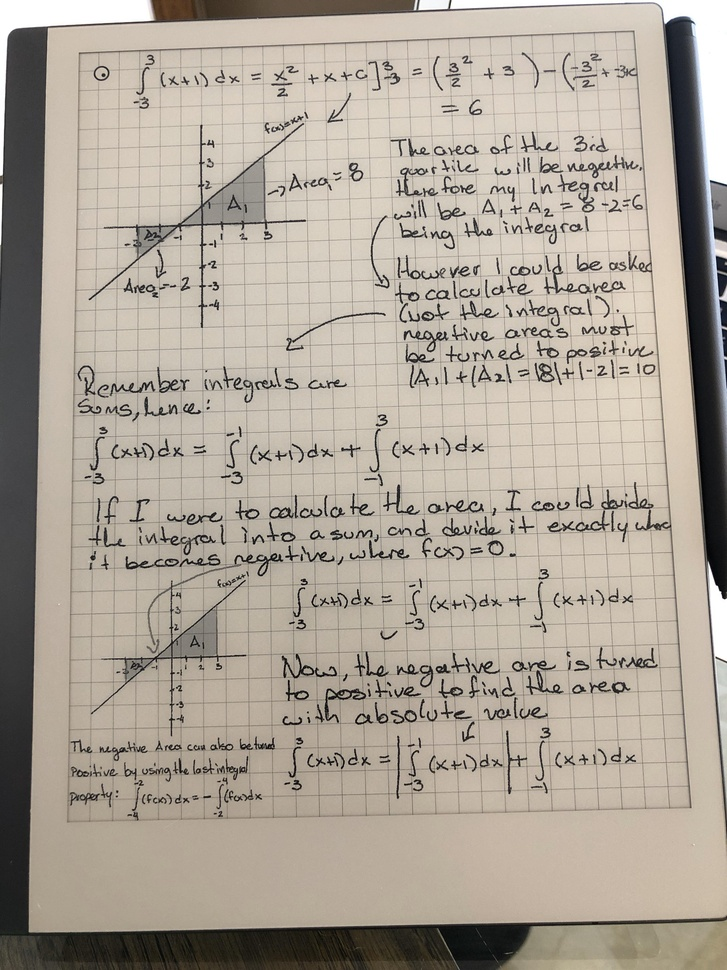
#> input picture images/notes.jpg, 727 x 970 px, shrunk from 3024 x 4032 before the run
$ python 'thresholding .py'
#> lines starting #> are read from the running program, lines starting #| are printed output that depends on the picture; after the words box and inside, x2 and y2 are one past the last pixel; in counts of white or black regions, pixels touching at a corner belong together
import cv2
import numpy as np

# Load image in grayscale
image = cv2.imread('images/notes.jpg', 0)
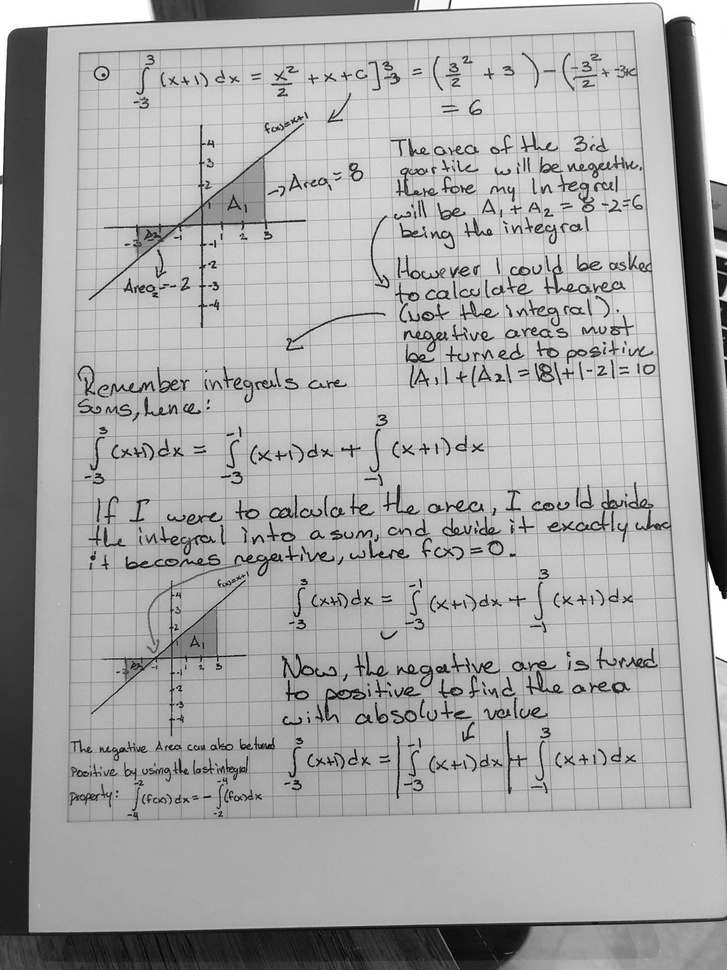
#> image: shape (970, 727); min 0, max 255, mean 165.6

# Set a threshold value (you can adjust this value)
threshold_value = 127

# Apply binary thresholding
_, binary_image = cv2.threshold(image, threshold_value, 255, cv2.THRESH_BINARY)
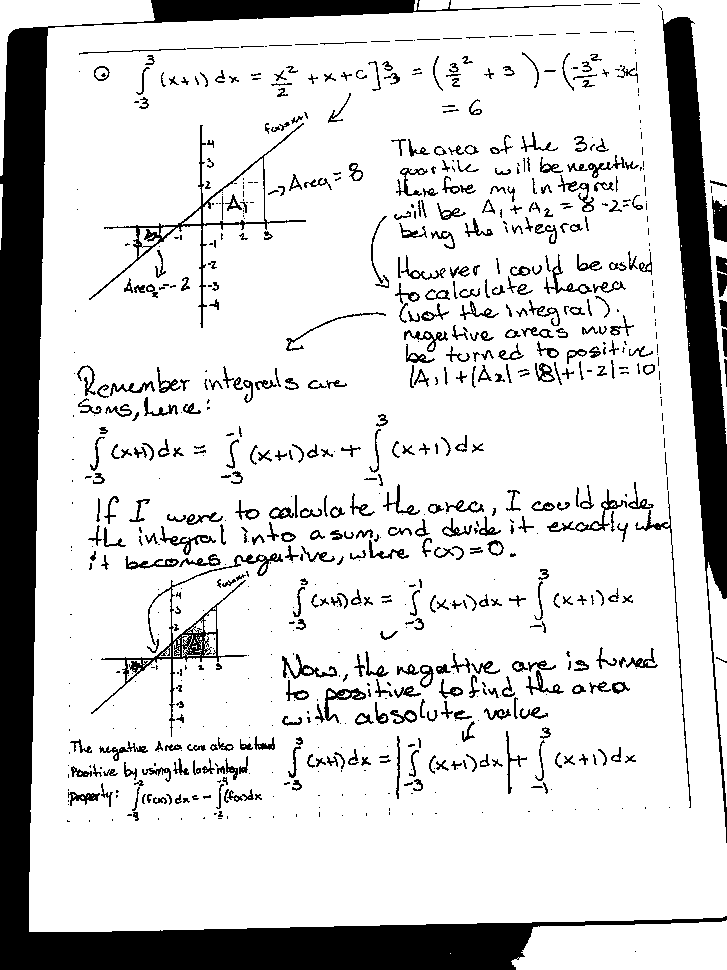
#> binary_image: shape (970, 727); 83.3% white; 832 black regions (358 under 20 px), largest, box (x1, y1, x2, y2) and area: (0, 0, 727, 970) 61060, (662, 11, 727, 843) 16685, (91, 553, 283, 737) 2350

# Display the original image
cv2.namedWindow('Original Image', cv2.WINDOW_NORMAL)
cv2.imshow('Original Image', image)


# Check if the window exists before resizing
if 'Binary Image' in locals() or 'Binary Image' in globals():
    cv2.destroyWindow('Binary Image')

# Display the binary image
cv2.namedWindow('Binary Image', cv2.WINDOW_NORMAL)
cv2.imshow('Binary Image', binary_image)


cv2.waitKey(0)
cv2.destroyAllWindows()

$ run again, with images/people.jpg copied over images/notes.jpg
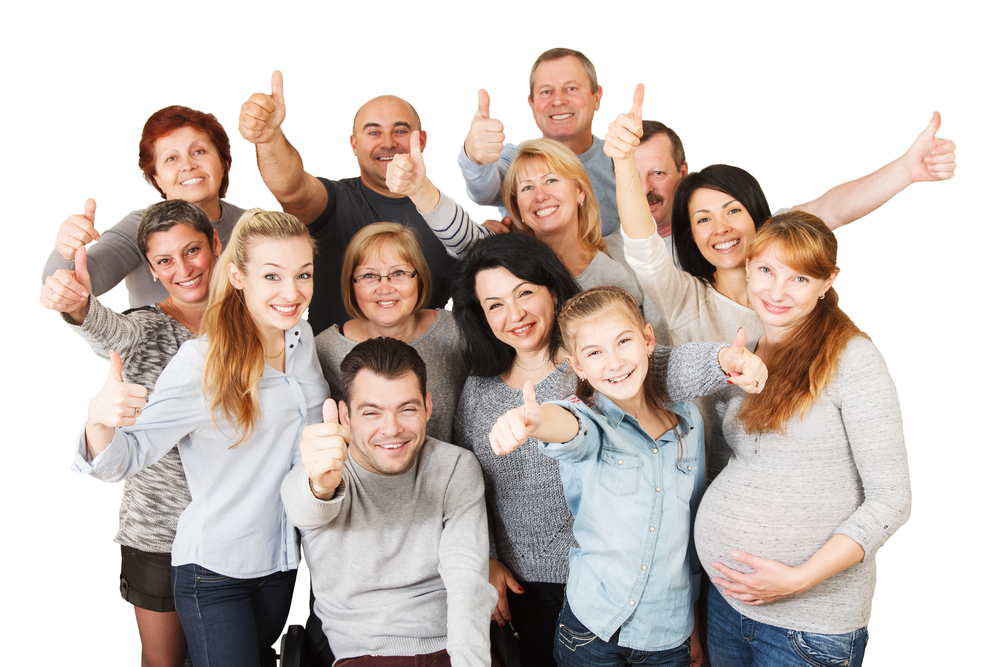
#> input picture images/people.jpg, 1000 x 667 px
#> `image = cv2.imread('images/notes.jpg', 0)`:
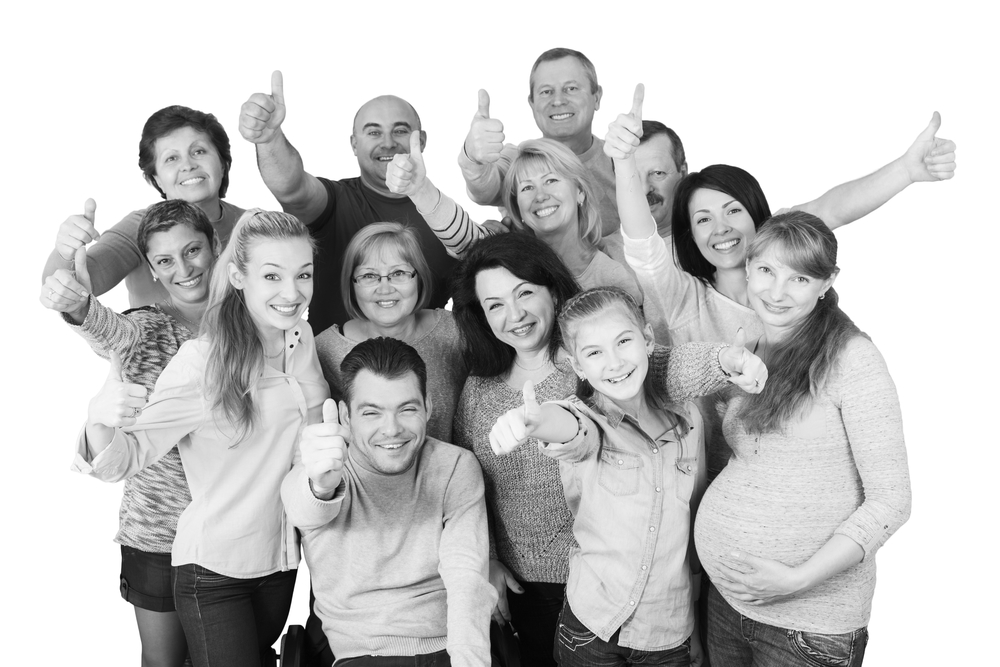
#> image: shape (667, 1000); min 0, max 255, mean 193.7
#> `_, binary_image = cv2.threshold(image, threshold_value, 255, cv2.THRES..`:
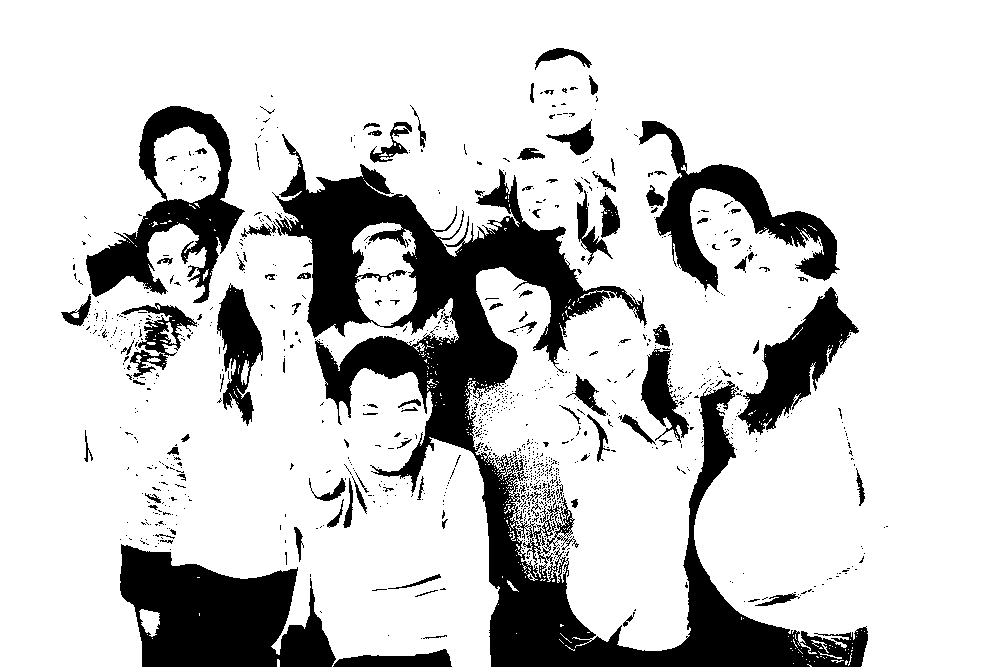
#> binary_image: shape (667, 1000); 80.9% white; 1004 black regions (898 under 20 px), largest, box (x1, y1, x2, y2) and area: (272, 134, 868, 667) 63942, (120, 544, 336, 667) 17429, (86, 106, 245, 303) 10032
